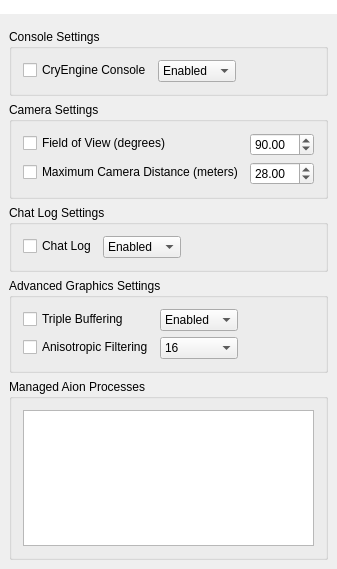
<?xml version="1.0" encoding="UTF-8"?>
<ui version="4.0">
 <class>ShugoConsoleWidget</class>
 <widget class="QWidget" name="ShugoConsoleWidget">
  <property name="geometry">
   <rect>
    <x>0</x>
    <y>0</y>
    <width>306</width>
    <height>569</height>
   </rect>
  </property>
  <property name="windowTitle">
   <string>ShugoConsole</string>
  </property>
  <layout class="QVBoxLayout" name="verticalLayout_2">
   <property name="leftMargin">
    <number>0</number>
   </property>
   <property name="topMargin">
    <number>0</number>
   </property>
   <property name="rightMargin">
    <number>0</number>
   </property>
   <property name="bottomMargin">
    <number>0</number>
   </property>
   <item>
    <widget class="QLabel" name="bannerLabel">
     <property name="styleSheet">
      <string notr="true">background: rgb(255, 255, 255);</string>
     </property>
     <property name="locale">
      <locale language="French" country="France"/>
     </property>
     <property name="text">
      <string/>
     </property>
     <property name="textFormat">
      <enum>Qt::RichText</enum>
     </property>
     <property name="pixmap">
      <pixmap resource="ShugoConsole.qrc">:/ShugoConsole/banner.png</pixmap>
     </property>
    </widget>
   </item>
   <item>
    <layout class="QVBoxLayout" name="mainLayout">
     <property name="leftMargin">
      <number>9</number>
     </property>
     <property name="topMargin">
      <number>9</number>
     </property>
     <property name="rightMargin">
      <number>9</number>
     </property>
     <property name="bottomMargin">
      <number>9</number>
     </property>
     <item>
      <widget class="QGroupBox" name="consoleSettingsGroupBox">
       <property name="title">
        <string>Console Settings</string>
       </property>
       <property name="flat">
        <bool>true</bool>
       </property>
       <property name="checkable">
        <bool>false</bool>
       </property>
       <layout class="QHBoxLayout" name="horizontalLayout_3">
        <item>
         <layout class="QFormLayout" name="consoleSettingsLayout">
          <item row="0" column="0">
           <widget class="QCheckBox" name="consoleCheck">
            <property name="text">
             <string>CryEngine Console</string>
            </property>
           </widget>
          </item>
          <item row="0" column="1">
           <widget class="QComboBox" name="consoleCombo">
            <item>
             <property name="text">
              <string>Enabled</string>
             </property>
            </item>
            <item>
             <property name="text">
              <string>Disabled</string>
             </property>
            </item>
           </widget>
          </item>
         </layout>
        </item>
        <item>
         <spacer name="consoleSettingsSpacer">
          <property name="orientation">
           <enum>Qt::Horizontal</enum>
          </property>
          <property name="sizeHint" stdset="0">
           <size>
            <width>71</width>
            <height>20</height>
           </size>
          </property>
         </spacer>
        </item>
       </layout>
      </widget>
     </item>
     <item>
      <widget class="QGroupBox" name="cameraSettingsGroupBox">
       <property name="title">
        <string>Camera Settings</string>
       </property>
       <property name="flat">
        <bool>true</bool>
       </property>
       <layout class="QHBoxLayout" name="horizontalLayout_4">
        <item>
         <layout class="QFormLayout" name="cameraSettingsLayout">
          <item row="0" column="0">
           <widget class="QCheckBox" name="fovCheck">
            <property name="text">
             <string>Field of View (degrees)</string>
            </property>
           </widget>
          </item>
          <item row="0" column="1">
           <widget class="QDoubleSpinBox" name="fovSpinBox">
            <property name="locale">
             <locale language="English" country="UnitedStates"/>
            </property>
            <property name="minimum">
             <double>60.000000000000000</double>
            </property>
            <property name="maximum">
             <double>170.000000000000000</double>
            </property>
            <property name="value">
             <double>90.000000000000000</double>
            </property>
           </widget>
          </item>
          <item row="1" column="0">
           <widget class="QCheckBox" name="cammaxCheck">
            <property name="text">
             <string>Maximum Camera Distance (meters)</string>
            </property>
           </widget>
          </item>
          <item row="1" column="1">
           <widget class="QDoubleSpinBox" name="cammaxSpinBox">
            <property name="locale">
             <locale language="English" country="UnitedStates"/>
            </property>
            <property name="minimum">
             <double>5.000000000000000</double>
            </property>
            <property name="maximum">
             <double>50.000000000000000</double>
            </property>
            <property name="value">
             <double>28.000000000000000</double>
            </property>
           </widget>
          </item>
         </layout>
        </item>
        <item>
         <spacer name="cameraSettingsSpacer">
          <property name="orientation">
           <enum>Qt::Horizontal</enum>
          </property>
          <property name="sizeHint" stdset="0">
           <size>
            <width>0</width>
            <height>20</height>
           </size>
          </property>
         </spacer>
        </item>
       </layout>
      </widget>
     </item>
     <item>
      <widget class="QGroupBox" name="chatLogSettingsGroupBox">
       <property name="sizePolicy">
        <sizepolicy hsizetype="Preferred" vsizetype="Fixed">
         <horstretch>0</horstretch>
         <verstretch>0</verstretch>
        </sizepolicy>
       </property>
       <property name="maximumSize">
        <size>
         <width>16777215</width>
         <height>16777215</height>
        </size>
       </property>
       <property name="title">
        <string>Chat Log Settings</string>
       </property>
       <property name="flat">
        <bool>true</bool>
       </property>
       <layout class="QHBoxLayout" name="horizontalLayout_2">
        <property name="sizeConstraint">
         <enum>QLayout::SetDefaultConstraint</enum>
        </property>
        <item>
         <layout class="QFormLayout" name="chatLogSettingsLayout">
          <property name="fieldGrowthPolicy">
           <enum>QFormLayout::AllNonFixedFieldsGrow</enum>
          </property>
          <item row="0" column="0">
           <widget class="QCheckBox" name="chatLogCheck">
            <property name="text">
             <string>Chat Log</string>
            </property>
           </widget>
          </item>
          <item row="0" column="1">
           <widget class="QComboBox" name="chatLogCombo">
            <item>
             <property name="text">
              <string>Enabled</string>
             </property>
            </item>
            <item>
             <property name="text">
              <string>Disabled</string>
             </property>
            </item>
           </widget>
          </item>
         </layout>
        </item>
        <item>
         <spacer name="chatLogSettingsSpacer">
          <property name="orientation">
           <enum>Qt::Horizontal</enum>
          </property>
          <property name="sizeHint" stdset="0">
           <size>
            <width>40</width>
            <height>20</height>
           </size>
          </property>
         </spacer>
        </item>
       </layout>
      </widget>
     </item>
     <item>
      <widget class="QGroupBox" name="advancedSettingsGroupBox">
       <property name="title">
        <string>Advanced Graphics Settings</string>
       </property>
       <property name="flat">
        <bool>true</bool>
       </property>
       <layout class="QHBoxLayout" name="horizontalLayout_5">
        <item>
         <layout class="QFormLayout" name="advancedSettingsLayout">
          <property name="fieldGrowthPolicy">
           <enum>QFormLayout::AllNonFixedFieldsGrow</enum>
          </property>
          <item row="0" column="0">
           <widget class="QCheckBox" name="tripleBufferingCheck">
            <property name="text">
             <string>Triple Buffering</string>
            </property>
           </widget>
          </item>
          <item row="0" column="1">
           <widget class="QComboBox" name="tripleBufferingCombo">
            <item>
             <property name="text">
              <string>Enabled</string>
             </property>
            </item>
            <item>
             <property name="text">
              <string>Disabled</string>
             </property>
            </item>
           </widget>
          </item>
          <item row="1" column="0">
           <widget class="QCheckBox" name="anisotropicCheck">
            <property name="text">
             <string>Anisotropic Filtering</string>
            </property>
           </widget>
          </item>
          <item row="1" column="1">
           <widget class="QComboBox" name="anisotropicCombo">
            <item>
             <property name="text">
              <string>16</string>
             </property>
            </item>
            <item>
             <property name="text">
              <string>8</string>
             </property>
            </item>
            <item>
             <property name="text">
              <string>4</string>
             </property>
            </item>
            <item>
             <property name="text">
              <string>2</string>
             </property>
            </item>
            <item>
             <property name="text">
              <string>1</string>
             </property>
            </item>
           </widget>
          </item>
         </layout>
        </item>
        <item>
         <spacer name="advancedSettingsSpacer">
          <property name="orientation">
           <enum>Qt::Horizontal</enum>
          </property>
          <property name="sizeHint" stdset="0">
           <size>
            <width>67</width>
            <height>20</height>
           </size>
          </property>
         </spacer>
        </item>
       </layout>
      </widget>
     </item>
     <item>
      <widget class="QGroupBox" name="processesGroupBox">
       <property name="sizePolicy">
        <sizepolicy hsizetype="Preferred" vsizetype="Expanding">
         <horstretch>0</horstretch>
         <verstretch>1</verstretch>
        </sizepolicy>
       </property>
       <property name="title">
        <string>Managed Aion Processes</string>
       </property>
       <property name="flat">
        <bool>true</bool>
       </property>
       <layout class="QHBoxLayout" name="horizontalLayout">
        <item>
         <widget class="QListView" name="processesView"/>
        </item>
       </layout>
      </widget>
     </item>
    </layout>
   </item>
  </layout>
 </widget>
 <layoutdefault spacing="6" margin="11"/>
 <resources>
  <include location="ShugoConsole.qrc"/>
 </resources>
 <connections/>
</ui>
